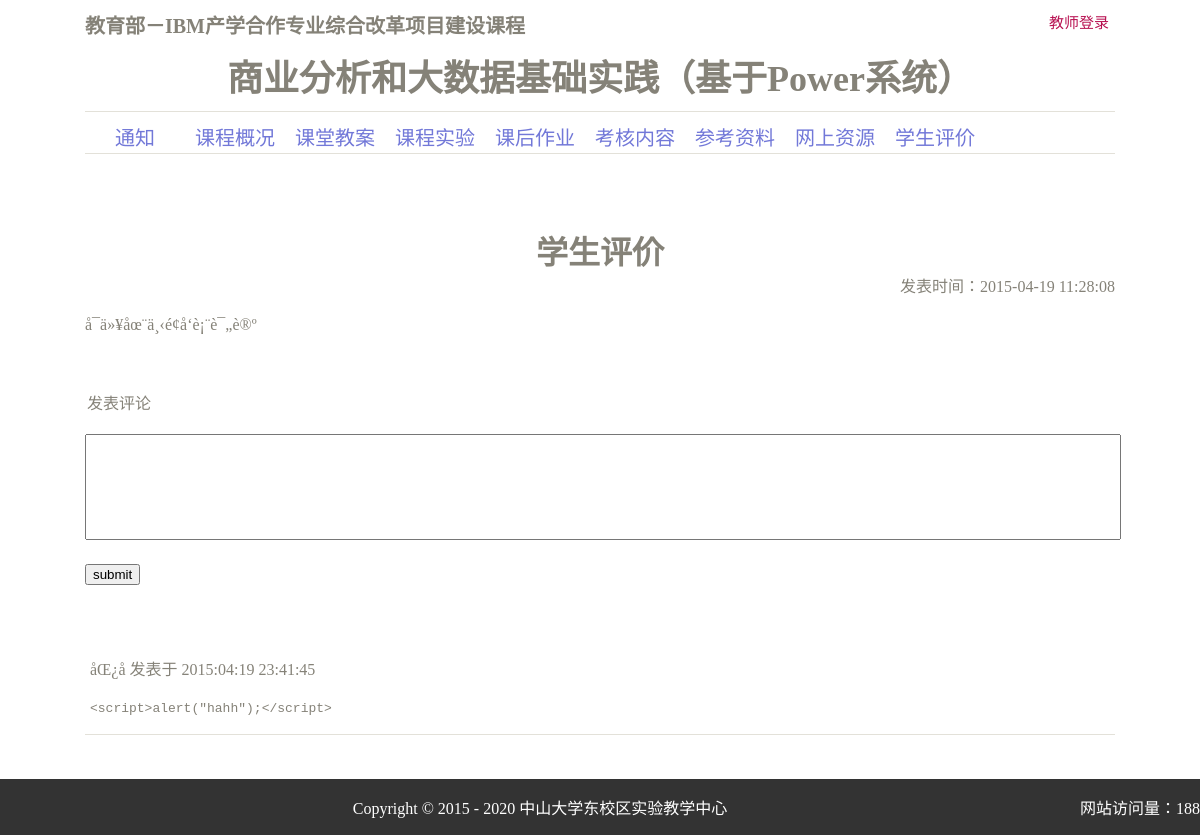
Before: /view/assessment.php with the older database file.
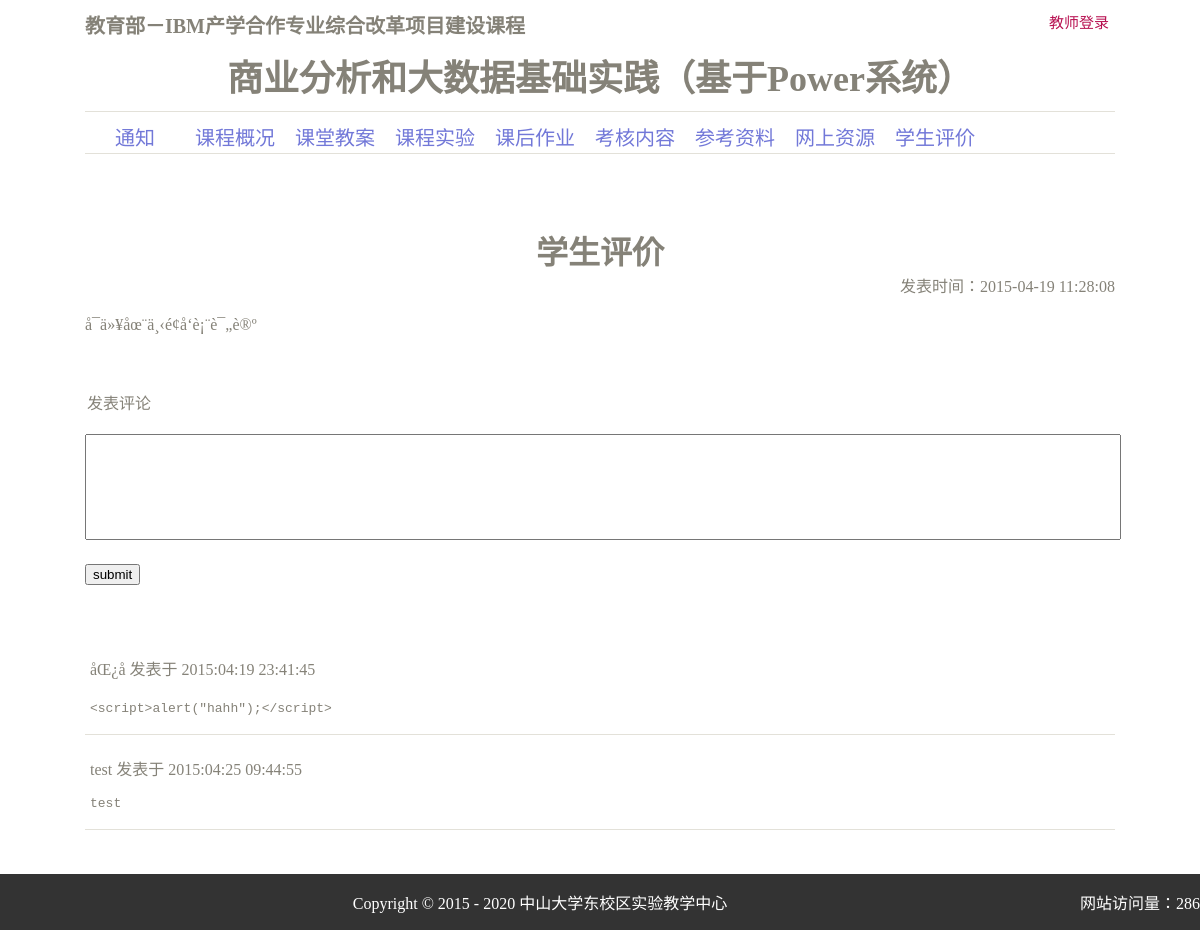
After: the same page with the newer database file.
### tables this page shows
CREATE TABLE IF NOT EXISTS `comment` (
  `id` int(10) NOT NULL AUTO_INCREMENT,
  `author` varchar(40) NOT NULL,
  `content` text NOT NULL,
  `time` varchar(10) NOT NULL,
  PRIMARY KEY (`id`)
);

### model/actionModel.php (called while the page is built, shortened)
<?php
    include_once("../model/model.php");
    class ActionModel {
        public static function getContent($type) {
            $con = array("type" => $type);
            $result = select("content", "*", $con);
            return !empty($result) ? $result[0] : $result;
        }
        public static function getComments() {
            $result = select("comment");
            return $result;
        }
        public static function getPageview($cond) {
            $result = select("pageview", "count", $cond);
            $sum = 0;
            for($i = 0, $len = count($result); $i < $len; $i++) {
                $sum += intval($result[$i]["count"]);
            }
            return $sum;
        }
    }
?>

### model/model.php (called while the page is built, shortened)
<?php
    function select($table, $selected = "*", $cond = "", $order = "", $limit = "")  {
        $queryStr = "SELECT $selected FROM $table ";
        if(!empty($cond)) {
            $count = 0;
            $queryStr = $queryStr." WHERE ";
            foreach ($cond as $key => $value) {
                if($count > 0) {
                    $queryStr = $queryStr." AND ";
                }
                $count++;
                $queryStr = $queryStr.$key."="."'".$value."'";
            }
        }
        if(!empty($limit)) {
            $queryStr = $queryStr." LIMIT ".$limit;
        }
        $queryResult = mysql_query($queryStr);
        $result = array();
        $num = mysql_num_rows($queryResult);
        for($i = 0; $i < $num; $i++) {
            $temp = mysql_fetch_array($queryResult);
            array_push($result, $temp);
        }
        return $result;
    }
?>

### presenter/public.action.php (called while the page is built, shortened)
<?php
    include_once("../model/actionModel.php");
    function getContent($type) {
        return ActionModel::getContent($type);
    }
    function getComments() {
        $comments = ActionModel::getComments();
        return $comments;
    }
    function getPV() {
        $cond = array();
        return ActionModel::getPageview($cond);
    }
?>

### view/assessment.php (the view, shortened to what this page needs)
<?php
    include_once("./head.php");
    $content = getContent("assessment");
    $comments = getComments();
?>
    <h2>学生评价</h2>
    <div class="subhead clear-float">
        <span class="float-right">发表时间：<?=date("Y-m-d H:i:s",$content["time"])?></span>
    </div>
    <div id="content-container">
        <p><?=$content["content"]?></p>
    </div>
    <div id="comments-container">
        <form action="../presenter/student.action.php" method="post" id="comment-form">
            <legend>发表评论</legend>
            <textarea name="content" required="required"></textarea>
            <input type="submit" value="submit" />
        </form>
        <table class="table-container" data-func="deleteComment">
            <?php foreach ($comments as $comment) { ?>
                <tr>
                    <td>
                        <p class="clear-float">
                            <span class="float-left"> <?= $comment["author"] ?> 发表于 <?= date("Y:m:d H:i:s", $comment["time"]) ?></span>
                        </p>
                        <pre><?= $comment["content"] ?></pre>
                    </td>
                </tr>
            <?php } ?>
        </table>
    </div>
<?php include_once("./foot.php"); ?>

### view/foot.php (shortened to what this page needs)
            </div>
        </div>
        <div id="footer">
            <?php
                $PV = getPV();
            ?>
            <p class="float-right">网站访问量：<?=$PV?></p>
            <p class="align-center">Copyright &copy; 2015 - 2020 中山大学东校区实验教学中心</p>
        </div>
    </body>
</html>

Changed rows visible on the page:
added comment: author "test", time "2015:04:25 09:44:55", content "test"
Other visible differences:
$PV: "188" → "286"
